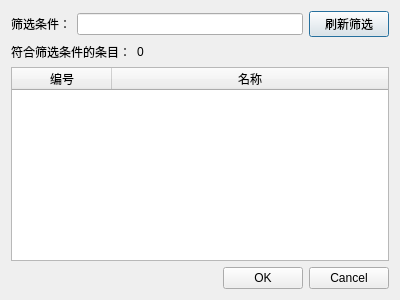
<?xml version="1.0" encoding="UTF-8"?>
<ui version="4.0">
 <class>PsmDlgDepartSel</class>
 <widget class="QDialog" name="PsmDlgDepartSel">
  <property name="geometry">
   <rect>
    <x>0</x>
    <y>0</y>
    <width>400</width>
    <height>300</height>
   </rect>
  </property>
  <property name="windowTitle">
   <string>选择科室</string>
  </property>
  <layout class="QVBoxLayout" name="verticalLayout">
   <item>
    <layout class="QHBoxLayout" name="horizontalLayout">
     <item>
      <widget class="QLabel" name="label">
       <property name="text">
        <string>筛选条件：</string>
       </property>
      </widget>
     </item>
     <item>
      <widget class="QLineEdit" name="leCond"/>
     </item>
     <item>
      <widget class="QPushButton" name="pushButton">
       <property name="text">
        <string>刷新筛选</string>
       </property>
       <property name="autoDefault">
        <bool>false</bool>
       </property>
       <property name="default">
        <bool>true</bool>
       </property>
      </widget>
     </item>
    </layout>
   </item>
   <item>
    <layout class="QHBoxLayout" name="horizontalLayout_2" stretch="0,1">
     <item>
      <widget class="QLabel" name="label_2">
       <property name="text">
        <string>符合筛选条件的条目：</string>
       </property>
      </widget>
     </item>
     <item>
      <widget class="QLabel" name="lblCnt">
       <property name="text">
        <string>0</string>
       </property>
      </widget>
     </item>
    </layout>
   </item>
   <item>
    <widget class="QTableWidget" name="tableWidget">
     <property name="editTriggers">
      <set>QAbstractItemView::NoEditTriggers</set>
     </property>
     <property name="selectionMode">
      <enum>QAbstractItemView::SingleSelection</enum>
     </property>
     <property name="selectionBehavior">
      <enum>QAbstractItemView::SelectRows</enum>
     </property>
     <attribute name="horizontalHeaderStretchLastSection">
      <bool>true</bool>
     </attribute>
     <column>
      <property name="text">
       <string>编号</string>
      </property>
     </column>
     <column>
      <property name="text">
       <string>名称</string>
      </property>
     </column>
    </widget>
   </item>
   <item>
    <widget class="QDialogButtonBox" name="buttonBox">
     <property name="orientation">
      <enum>Qt::Horizontal</enum>
     </property>
     <property name="standardButtons">
      <set>QDialogButtonBox::Cancel|QDialogButtonBox::Ok</set>
     </property>
    </widget>
   </item>
  </layout>
 </widget>
 <resources/>
 <connections>
  <connection>
   <sender>buttonBox</sender>
   <signal>accepted()</signal>
   <receiver>PsmDlgDepartSel</receiver>
   <slot>accept()</slot>
   <hints>
    <hint type="sourcelabel">
     <x>248</x>
     <y>254</y>
    </hint>
    <hint type="destinationlabel">
     <x>157</x>
     <y>274</y>
    </hint>
   </hints>
  </connection>
  <connection>
   <sender>buttonBox</sender>
   <signal>rejected()</signal>
   <receiver>PsmDlgDepartSel</receiver>
   <slot>reject()</slot>
   <hints>
    <hint type="sourcelabel">
     <x>316</x>
     <y>260</y>
    </hint>
    <hint type="destinationlabel">
     <x>286</x>
     <y>274</y>
    </hint>
   </hints>
  </connection>
 </connections>
</ui>
